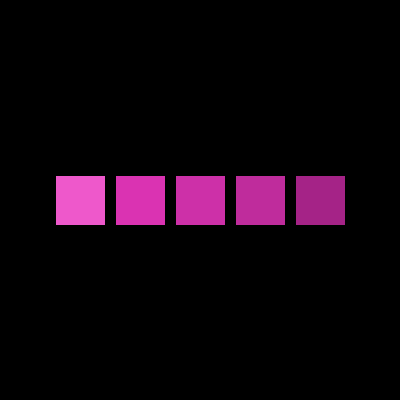
Frame 1 (no input)
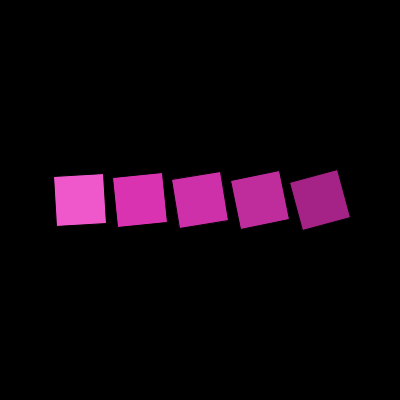
Frame 60 (the mouse pressed at the canvas centre just before this capture)
Frame 120 (the mouse held since frame 60 and released just before this capture): identical to frame 60, image omitted

The Processing sketch that drew these frames (run headless with seeded random() and noise(); from frame 60 on, the mouse is pressed at the canvas centre):

// Processing sketch: week3_color_switch
// ── week3_color_switch.pde
float[] angles = {0, 0, 0, 0, 0} ;     //[]means its an array 
float[] speeds = {3, 6, 9, 12,15 };

 

float xpos = 80;
float xstep = 60;

void setup() {
  size(400,400);
  rectMode(CENTER);
}

void draw(){
  background(0);
  
  for (int i=0; i<angles.length; i++) {
  pushMatrix();
    //fill(152,50,204);
    translate(xpos + (xstep*i), height/2);
    
    //adding color using a switch statement 
    switch(i){
      case 0:
        fill(238,88,203);
        break;
      case 1:
        fill(218,51,178);
        break;
      case 2:
        fill(205,48,168);
        break;
      case 3:
        fill(191,44,156);
        break;
      case 4:
        fill(165,35,135);
        break;
    }
    
    
    rotate(radians(angles[i]));
    rect(0, 0, 50, 50);
    angles[i] = angles[i] + speeds[i];
   popMatrix();
   
    
  } 
}
